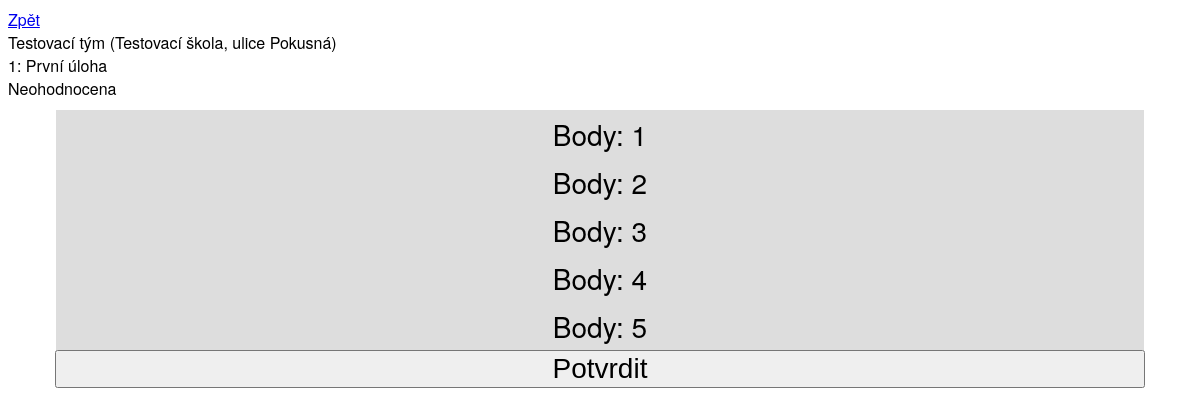
/judge/team/1/problem/1/, run on the app's committed database.
### judge/models.py (models this page shows, shortened)
@total_ordering
class Team(models.Model):
    name = models.CharField(max_length=256)
    school = models.CharField(max_length=256)
    def __str__(self):
        return f'{self.name} ({self.school})'

class Problem(models.Model):
    name = models.CharField(max_length=256, default="")
    number = models.IntegerField()
    def __str__(self):
        return f'{self.number}: {self.name}'

### judge/views.py (the view, shortened to what this page needs)
# urls.py: path("judge/team/<int:team_id>/problem/<int:problem_id>/", views.problem_view, name="problem_view"),
def problem_view(request, team_id, problem_id):
    if request.method == 'GET':
        score = None
        solution = Score.objects.filter(team=team_id, problem=problem_id)
        if len(solution) > 0:
            score = solution[0].points
        context = {
            'team': Team.objects.get(id=team_id),
            'problem': Problem.objects.get(id=problem_id),
            'score': score,
            'options': range(1, 6),
        }
        return render(request, 'judge/problem.html', context)

### judge/templates/judge/problem.html (shortened to what this page needs)
<!DOCTYPE html>
<html lang="en">
<head>
    {% load static %}
    <link rel="stylesheet" href="{% static 'style.css' %}">
</head>
<body>
    <div style="margin-bottom: 10px;">
        <a href="../..">Zpět</a><br />
        {{ team }} <br />
        {{ problem }} <br />
        {% if score == None %}
            Neohodnocena
        {% else %}
            Body: {{ score }}
        {% endif %}
    </div>
    <form action="" method="post" class="center radio-toolbar">
        {% for option in options %}
        <div>
            <label for="{{ option }}">Body: {{ option }}</label>
        </div>
        {% endfor %}
        <input type="submit" value="Potvrdit">
    </form>
</body>
</html>

### judge/static/style.css (style rules this page uses)
body { font-family: "Helvetica Neue", Helvetica, Arial, sans-serif; }
.center { text-align: center; }
.radio-toolbar input[type="submit"] { font-size: 28px; width: 92%; }
.radio-toolbar label { display: inline-block; background-color: #ddd; padding: 4px 11px; font-size: 28px; cursor: pointer; width:90%; }

### data on the page
Team: name+school "Testovací tým (Testovací škola, ulice Pokusná)"
Problem: number+name "1: První úloha"

### other printed values
{{ option }} "1" "2" "3" "4" "5"
